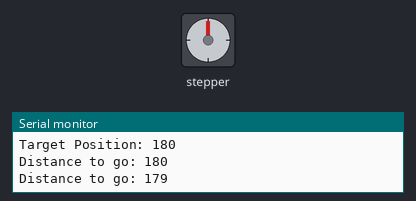
This sketch was run on a simulated Arduino Uno, built with avr-gcc and run on an emulated ATmega328P. On the bench: stepper motor, the last lines printed to the serial monitor. Stepper angles assume 2048 steps per turn.

Above: at 0.2 s.
At 17.9 s:
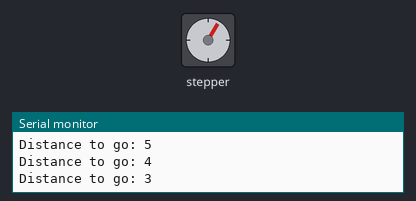
At 27.8 s:
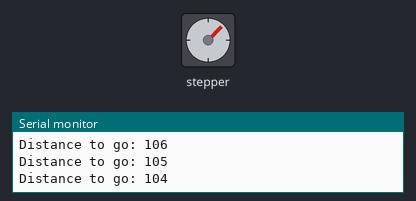
At 38.2 s:
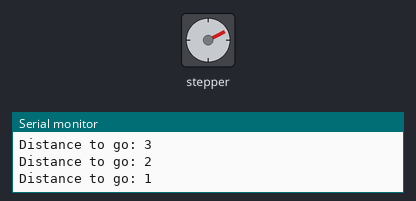
Timing chart, 0 to 39.7 s (numbered marks = the images above):
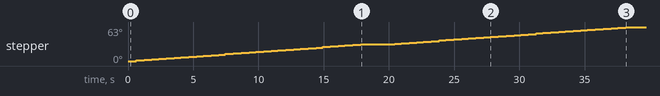

The sketch:

car_stepper_test.ino
```cpp
#include <AccelStepper.h>

// Stepper motor setup (using a 4-wire stepper motor)
const int stepperPin1 = 2;
const int stepperPin2 = 4;
const int stepperPin3 = 7;
const int stepperPin4 = 8;
AccelStepper stepper(AccelStepper::FULL4WIRE, stepperPin1, stepperPin2, stepperPin3, stepperPin4);

void setup() {
  Serial.begin(9600);  // Initialize serial communication at 9600 baud rate
  // Set maximum speed and acceleration
  stepper.setMaxSpeed(1000);
  stepper.setAcceleration(500);
  Serial.println("Stepper motor initialized.");
}

void loop() {
  // Calculate current and target positions for a 180° rotation
  long currentPos = stepper.currentPosition();
  long targetPos = currentPos + 180;

  Serial.print("Current Position: ");
  Serial.println(currentPos);
  Serial.print("Target Position: ");
  Serial.println(targetPos);

  // Set the target position
  stepper.moveTo(targetPos);

  // Rotate the stepper motor until the target position is reached
  while (stepper.distanceToGo() != 0) {
    stepper.run();  // Move one step towards the target
    Serial.print("Distance to go: ");
    Serial.println(stepper.distanceToGo());
    delay(100); // Short delay to slow down debug prints for readability
  }

  Serial.println("Target reached. Pausing before next rotation.");

  // Pause for a moment before rotating again
  delay(2000); // 2-second delay before starting the next rotation
}
```
